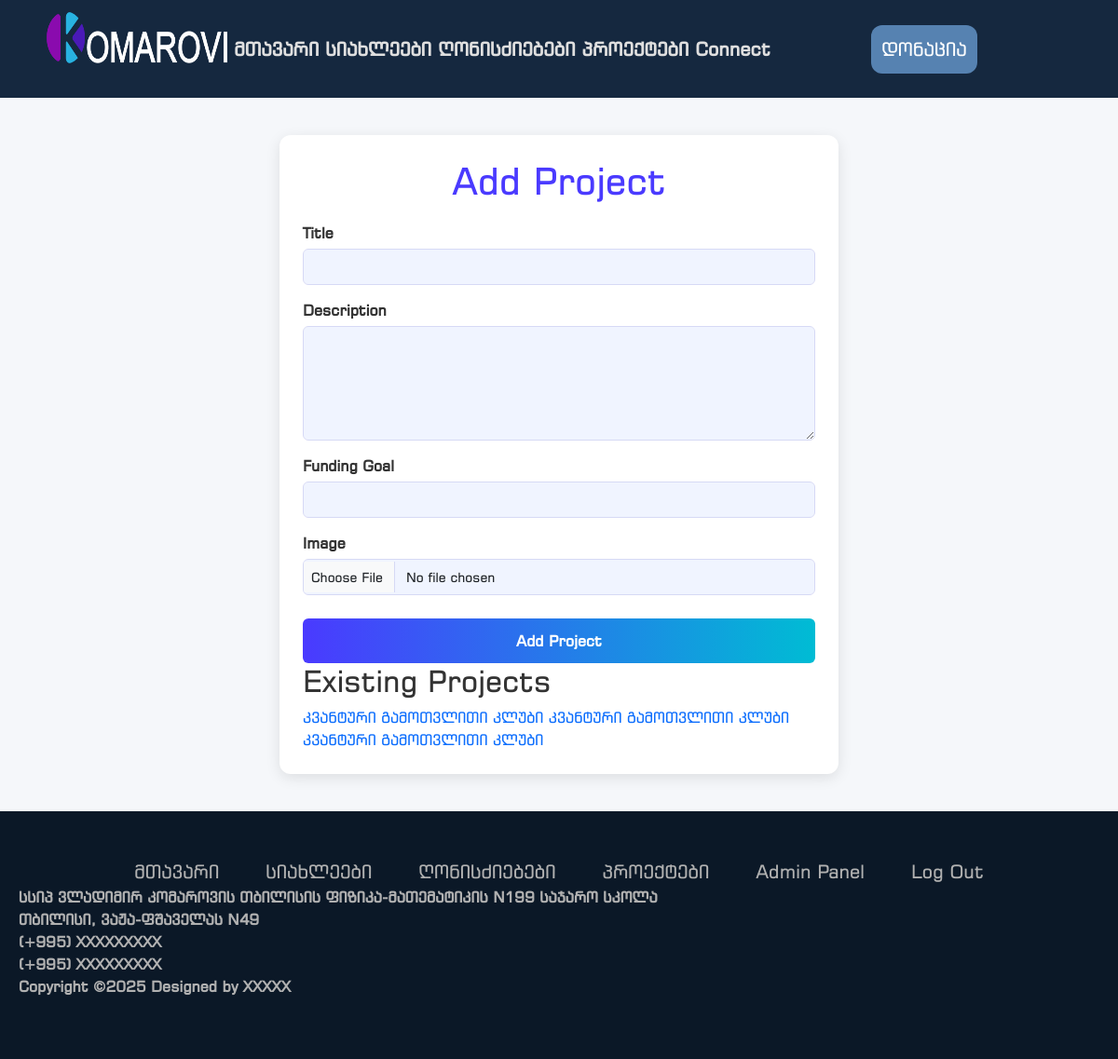
The app's page /adminpanel/projects (signed in) with its own data.
### models.py (models this page shows, shortened)
class Projects(db.Model):
    id = db.Column(db.Integer, primary_key=True)
    title = db.Column(db.String(500), nullable=False)
    description = db.Column(db.Text)
    funding_goal = db.Column(db.Integer, nullable=False, default=0)
    current_amount = db.Column(db.Integer, nullable=False, default=0)
    image = db.Column(db.String(200))
    date_added = db.Column(db.DateTime, default=datetime.utcnow)

### routes.py (the view, shortened to what this page needs)
@app.route("/adminpanel/projects", methods=['GET', 'POST'])
@login_required
def add_projects():
    form = NewProject()
    allProjects = Projects.query.order_by(Projects.date_added)
    return render_template('add_projects.html', form=form, projects=allProjects)

### forms.py
class NewProject(FlaskForm):
    title = StringField('Title', validators=[DataRequired()])
    description = TextAreaField('Description',)
    funding_goal = IntegerField('Funding Goal', validators=[DataRequired()])
    image = FileField('Image')
    submit = SubmitField('Add Project')

### models.py (called while the page is built)
@login_manager.user_loader
def load_user(user_id):
    return User.query.get(user_id)

### templates/add_projects.html (shortened to what this page needs)
{% extends "base.html" %} {% block head %}
<link
  rel="stylesheet"
  href="{{ url_for('static', filename='css/add_projects.css') }}"
/>
{% endblock %} {% block content %}
<div class="form-container">
  <h1>Add Project</h1>
  <form method="POST" action="" enctype="multipart/form-data">
    <div class="form-group">
      <label>{{ form.title.label }}</label>
      {{ form.title(class="form-control") }}
    </div>
    <div class="form-group">
      <label>{{ form.description.label }}</label>
      {{ form.description(class="form-control", rows="5") }}
    </div>
    <div class="form-group">
      <label>{{ form.funding_goal.label }}</label>
      {{ form.funding_goal(class="form-control") }}
    </div>
    <div class="form-group">
      <label>{{ form.image.label }}</label>
      {{ form.image(class="form-control") }}
    </div>
    {{ form.submit(class="btn-submit") }}
  </form>
  <div class="projects-list">
    <h2>Existing Projects</h2>
    {% for project in projects %}
    <a href="{{ url_for('update_project', id=project.id) }}">{{ project.title }}</a>
    {% endfor %}
  </div>
</div>
{% endblock %}

### static/css/main.css (style rules this page uses)
html, body { margin: 0; height: 100%; padding: 0; display: flex; flex-direction: column; overflow-x: hidden; background-color: rgb(251, 251, 252); font-family: "AlkSanet", "BpgExsqMtavruli", "BpgIngiriArial", Arial, Helvetica, sans-serif; }

### static/css/footer.css (style rules this page uses)
a { text-decoration: none; }

### static/css/add_projects.css (style rules this page uses)
body { background-color: #f5f7fa; color: #333; }
.form-container { max-width: 600px; margin: 40px auto; padding: 25px; background-color: #ffffff; border-radius: 12px; box-shadow: 0px 4px 15px rgba(0, 0, 0, 0.1); }
.form-container h1 { text-align: center; color: #4a3aff; margin-bottom: 20px; }
.form-group { margin-bottom: 15px; }
.form-group label { display: block; margin-bottom: 5px; font-weight: bold; color: #333; }
.form-control { width: 100%; padding: 8px; border-radius: 6px; border: 1px solid #d6d9f5; background-color: #f0f4ff; font-size: 14px; box-sizing: border-box; }
.form-group textarea.form-control { min-height: 100px; resize: vertical; }
.btn-submit { width: 100%; padding: 12px 0; background: linear-gradient(90deg, #4a3aff, #00bcd4); color: white; border: none; font-weight: bold; border-radius: 6px; cursor: pointer; transition: 0.3s ease; margin-top: 10px; }

### records on screen
Projects: title "კვანტური გამოთვლითი კლუბი"
Projects: title "კვანტური გამოთვლითი კლუბი"
Projects: title "კვანტური გამოთვლითი კლუბი"
